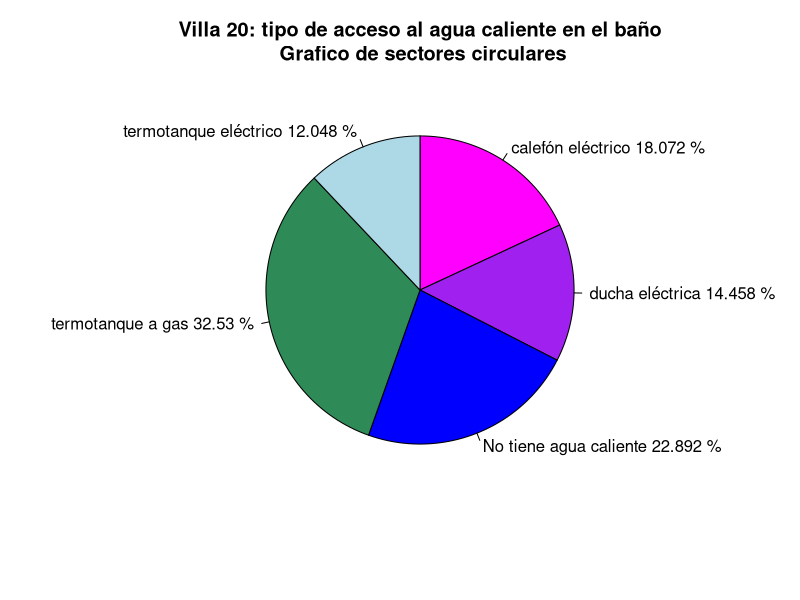
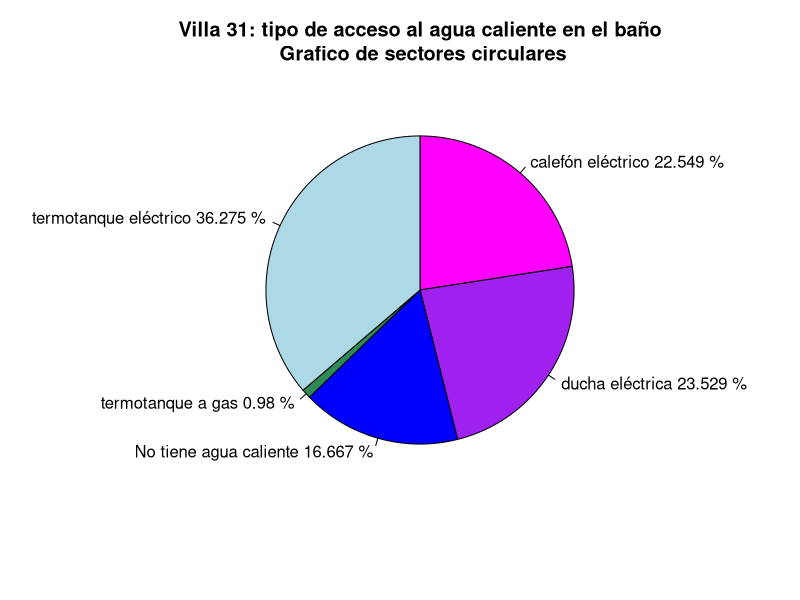
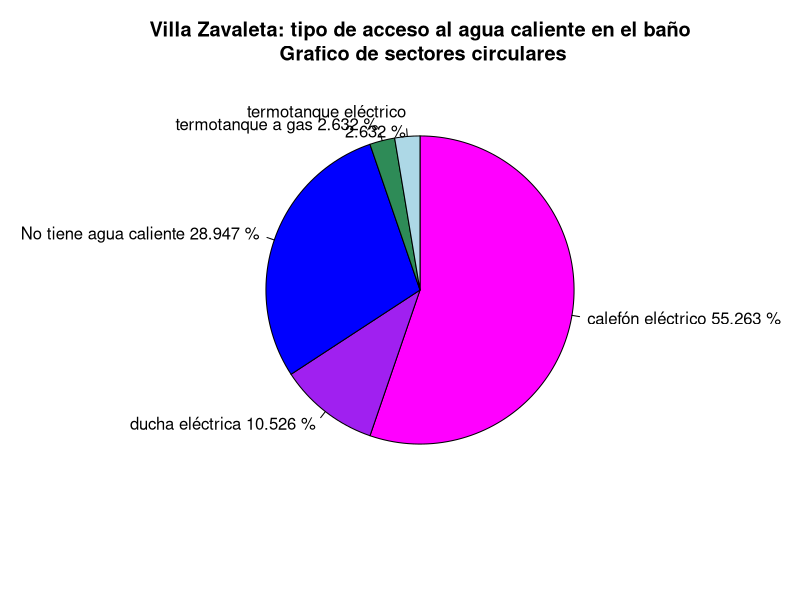

The R script that drew these images, in order:
#---------------- Sección 2.7-2.8 -------------------

agua_banoV20 <- c("Sí","Sí","Sí","Sí","Sí","Sí","Sí","Sí","Sí","Sí","Sí","Sí","Sí","Sí","Sí","Sí","Sí","Sí","Sí","Sí","Sí","Sí","Sí","Sí","Sí","Sí","Sí","Sí","No","Sí","Sí","Sí","Sí","Sí","Sí","Sí","Sí","Sí","Sí","No","Sí","Sí","Sí","Sí","Sí","No","Sí","Sí","Sí","Sí","No","Sí","Sí","Sí","Sí","Sí","Sí","Sí","Sí","Sí","Sí","Sí","No","Sí","Sí","Sí","Sí","Sí","Sí","Sí","Sí","Sí","Sí","Sí","Sí","Sí","Sí","Sí","Sí","Sí","Sí","Sí","Sí","Sí","Sí","Sí","Sí","Sí")
agua_banoV31 <- c("Sí","Sí","Sí","Sí","Sí","Sí","Sí","Sí","Sí","Sí","Sí","Sí","Sí","Sí","No","Sí","Sí","Sí","Sí","Sí","Sí","Sí","Sí","Sí","Sí","Sí","Sí","Sí","Sí","Sí","Sí","Sí","Sí","No","Sí","Sí","No","Sí","Sí","Sí","Sí","Sí","Sí","Sí","Sí","No","Sí","Sí","Sí","Sí","Sí","Sí","Sí","Sí","Sí","Sí","Sí","Sí","Sí","Sí","Sí","Sí","Sí","Sí","Sí","Sí","Sí","Sí","Sí","Sí","Sí","Sí","Sí","Sí","Sí","Sí","Sí","Sí","Sí","Sí","Sí","Sí","Sí","Sí","Sí","Sí","Sí","Sí","Sí","Sí","Sí","Sí","Sí","Sí","Sí","Sí","Sí","Sí","Sí","Sí","Sí","Sí","Sí","Sí","Sí","No","Sí")
agua_banoVZ <- c("Sí","Sí","Sí","Sí","Sí","Sí","Sí","Sí","Sí","Sí","Sí","Sí","Sí","Sí","Sí","Sí","Sí","Sí","Sí","Sí","Sí","Sí","Sí","Sí","No","Sí","Sí","Sí","No","Sí","Sí","Sí","Sí","Sí","Sí","Sí","Sí","Sí","Sí","Sí")

tabla_banoV20 <- table(agua_banoV20)
tabla_banoV31 <- table(agua_banoV31)
tabla_banoVZ <- table(agua_banoVZ)

porc_banoV20 <- round(tabla_banoV20/sum(tabla_banoV20)*100,3)
porc_banoV31 <- round(tabla_banoV31/sum(tabla_banoV31)*100,3)
porc_banoVZ <- round(tabla_banoVZ/sum(tabla_banoVZ)*100,3)

print(paste("Villa 20: porcentaje de viviendas con agua en el baño:",porc_banoV20[2]))
print(paste("Villa 31: porcentaje de viviendas con agua en el baño:",porc_banoV31[2]))
print(paste("Villa Zavaleta: porcentaje de viviendas con agua en el baño:",porc_banoVZ[2]))

caliente_banoV20 <- c("termotanque a gas","termotanque a gas","No tengo agua caliente en el baño","No tengo agua caliente en el baño","calefón eléctrico","termotanque a gas","No tengo agua caliente en el baño","termotanque a gas","termotanque a gas","termotanque eléctrico","termotanque a gas","termotanque a gas","termotanque a gas","termotanque a gas","ducha eléctrica","ducha eléctrica","termotanque a gas","No tengo agua caliente en el baño","calefón eléctrico","calefón eléctrico","termotanque a gas","termotanque a gas","No tengo agua caliente en el baño","termotanque a gas","No tengo agua caliente en el baño","calefón eléctrico","ducha eléctrica","termotanque a gas","termotanque a gas","ducha eléctrica","No tengo agua caliente en el baño","termotanque eléctrico","termotanque eléctrico","calefón eléctrico","termotanque a gas","No tengo agua caliente en el baño","termotanque eléctrico","No tengo agua caliente en el baño","termotanque a gas","termotanque eléctrico","ducha eléctrica","ducha eléctrica","No tengo agua caliente en el baño","termotanque a gas","ducha eléctrica","ducha eléctrica","calefón eléctrico","calefón eléctrico","ducha eléctrica","ducha eléctrica","termotanque eléctrico","No tengo agua caliente en el baño","calefón eléctrico","termotanque a gas","calefón eléctrico","calefón eléctrico","No tengo agua caliente en el baño","No tengo agua caliente en el baño","ducha eléctrica","termotanque eléctrico","termotanque eléctrico","termotanque eléctrico","calefón eléctrico","ducha eléctrica","termotanque a gas","No tengo agua caliente en el baño","No tengo agua caliente en el baño","No tengo agua caliente en el baño","calefón eléctrico","termotanque a gas","termotanque a gas","calefón eléctrico","termotanque a gas","termotanque a gas","termotanque a gas","No tengo agua caliente en el baño","No tengo agua caliente en el baño","termotanque a gas","termotanque a gas","calefón eléctrico","termotanque eléctrico","No tengo agua caliente en el baño","calefón eléctrico") 
caliente_tablaV20 <- table(caliente_banoV20)
porc_calienteV20 <- round(caliente_tablaV20 / sum(caliente_tablaV20)*100,3)
opcionesV20 <- c("calefón eléctrico","ducha eléctrica","No tiene agua caliente", "termotanque a gas","termotanque eléctrico")
labelsV20 <- paste(opcionesV20,porc_calienteV20,c("%"),sep = " ")
pie(caliente_tablaV20,labels = labelsV20,clockwise = TRUE,
    main = strsplit("Villa 20: tipo de acceso al agua caliente en el baño\n Grafico de sectores circulares",split = ";"),
    col = c("magenta","purple","blue","seagreen","lightblue"))

caliente_banoV31 <- c("termotanque eléctrico","termotanque eléctrico","termotanque eléctrico","termotanque eléctrico","termotanque eléctrico","termotanque eléctrico","termotanque eléctrico","calefón eléctrico","termotanque eléctrico","termotanque eléctrico","termotanque eléctrico","calefón eléctrico","termotanque eléctrico","No tengo agua caliente en el baño","termotanque eléctrico","calefón eléctrico","termotanque eléctrico","No tengo agua caliente en el baño","No tengo agua caliente en el baño","termotanque eléctrico","No tengo agua caliente en el baño","termotanque eléctrico","No tengo agua caliente en el baño","termotanque eléctrico","ducha eléctrica","termotanque eléctrico","ducha eléctrica","termotanque eléctrico","calefón eléctrico","termotanque eléctrico","ducha eléctrica","ducha eléctrica","No tengo agua caliente en el baño","ducha eléctrica","ducha eléctrica","calefón eléctrico","ducha eléctrica","ducha eléctrica","calefón eléctrico","termotanque eléctrico","ducha eléctrica","termotanque eléctrico","ducha eléctrica","termotanque eléctrico","termotanque eléctrico","termotanque eléctrico","No tengo agua caliente en el baño","No tengo agua caliente en el baño","calefón eléctrico","termotanque eléctrico","termotanque eléctrico","No tengo agua caliente en el baño","No tengo agua caliente en el baño","No tengo agua caliente en el baño","No tengo agua caliente en el baño","ducha eléctrica","calefón eléctrico","calefón eléctrico","calefón eléctrico","termotanque eléctrico","termotanque eléctrico","termotanque eléctrico","No tengo agua caliente en el baño","ducha eléctrica","ducha eléctrica","calefón eléctrico","ducha eléctrica","ducha eléctrica","termotanque eléctrico","No tengo agua caliente en el baño","termotanque eléctrico","termotanque eléctrico","termotanque eléctrico","termotanque eléctrico","ducha eléctrica","termotanque eléctrico","No tengo agua caliente en el baño","No tengo agua caliente en el baño","ducha eléctrica","ducha eléctrica","ducha eléctrica","ducha eléctrica","termotanque eléctrico","ducha eléctrica","termotanque eléctrico","calefón eléctrico","calefón eléctrico","calefón eléctrico","ducha eléctrica","calefón eléctrico","calefón eléctrico","calefón eléctrico","calefón eléctrico","calefón eléctrico","calefón eléctrico","termotanque a gas","ducha eléctrica","No tengo agua caliente en el baño","calefón eléctrico","calefón eléctrico","ducha eléctrica","calefón eléctrico")
caliente_tablaV31 <- table(caliente_banoV31)
porc_calienteV31 <- round(caliente_tablaV31 / sum(caliente_tablaV31)*100,3)
opcionesV31 <- c("calefón eléctrico","ducha eléctrica","No tiene agua caliente", "termotanque a gas","termotanque eléctrico")
labelsV31 <- paste(opcionesV31,porc_calienteV31,c("%"),sep = " ")
pie(caliente_tablaV31,labels = labelsV31,clockwise = TRUE,
    main = strsplit("Villa 31: tipo de acceso al agua caliente en el baño\n Grafico de sectores circulares",split = ";"),
    col = c("magenta","purple","blue","seagreen","lightblue"))

caliente_banoVZ <- c("calefón eléctrico","ducha eléctrica","calefón eléctrico","calefón eléctrico","calefón eléctrico","calefón eléctrico","calefón eléctrico","termotanque eléctrico","ducha eléctrica","calefón eléctrico","calefón eléctrico","ducha eléctrica","calefón eléctrico","calefón eléctrico","calefón eléctrico","calefón eléctrico","calefón eléctrico","calefón eléctrico","calefón eléctrico","calefón eléctrico","No tengo agua caliente en el baño","No tengo agua caliente en el baño","ducha eléctrica","termotanque a gas","No tengo agua caliente en el baño","No tengo agua caliente en el baño","No tengo agua caliente en el baño","No tengo agua caliente en el baño","No tengo agua caliente en el baño","No tengo agua caliente en el baño","No tengo agua caliente en el baño","calefón eléctrico","calefón eléctrico","calefón eléctrico","calefón eléctrico","calefón eléctrico","No tengo agua caliente en el baño","No tengo agua caliente en el baño")
caliente_tablaVZ <- table(caliente_banoVZ)
porc_calienteVZ <- round(caliente_tablaVZ / sum(caliente_tablaVZ)*100,3)
opcionesVZ <- c("calefón eléctrico","ducha eléctrica","No tiene agua caliente", "termotanque a gas","termotanque eléctrico\n")
labelsVZ <- paste(opcionesVZ,porc_calienteVZ,c("%"),sep = " ")
pie(caliente_tablaVZ,labels = labelsVZ,clockwise = TRUE,
    main = strsplit("Villa Zavaleta: tipo de acceso al agua caliente en el baño\n Grafico de sectores circulares",split = ";"),
    col = c("magenta","purple","blue","seagreen","lightblue"))